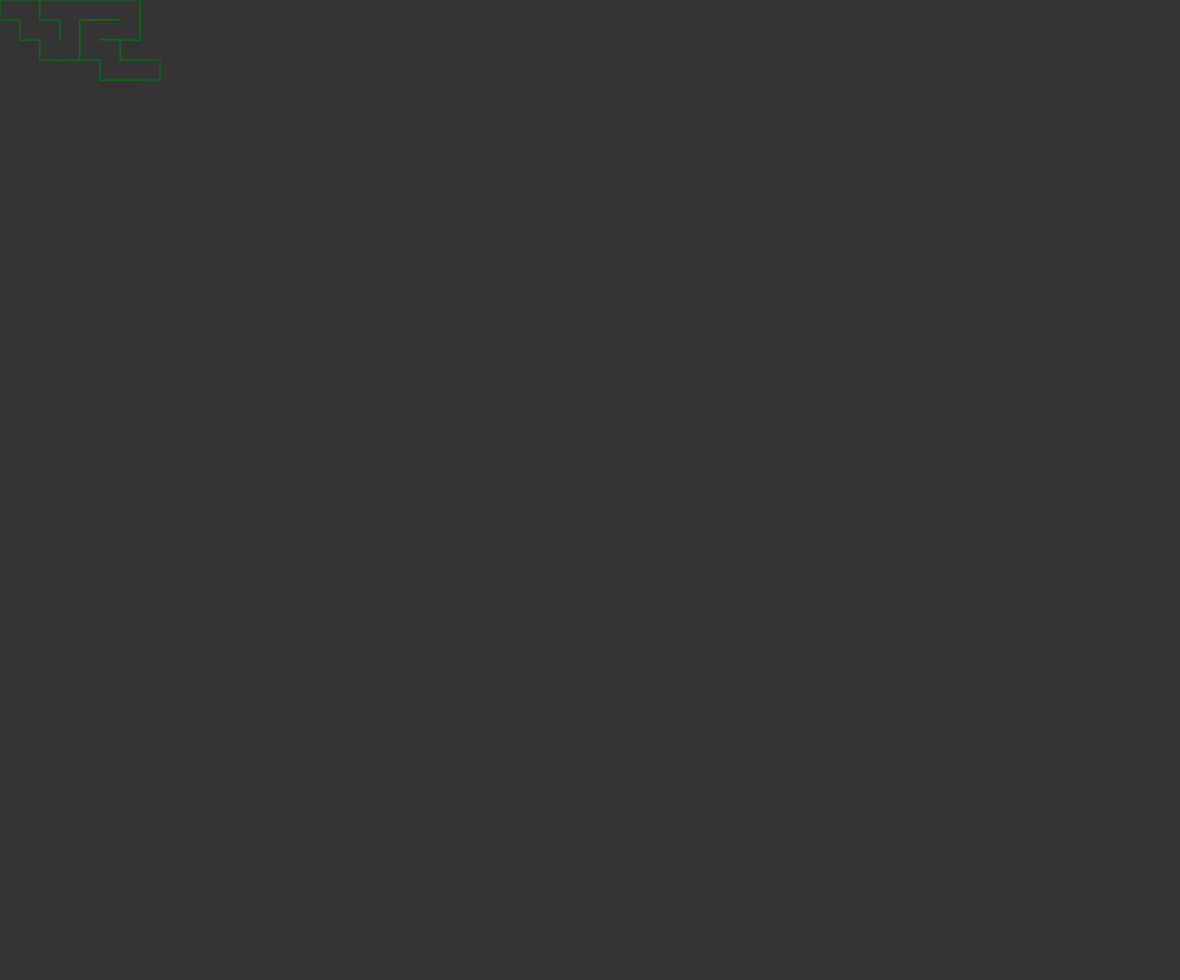
Frame 1 (no input)
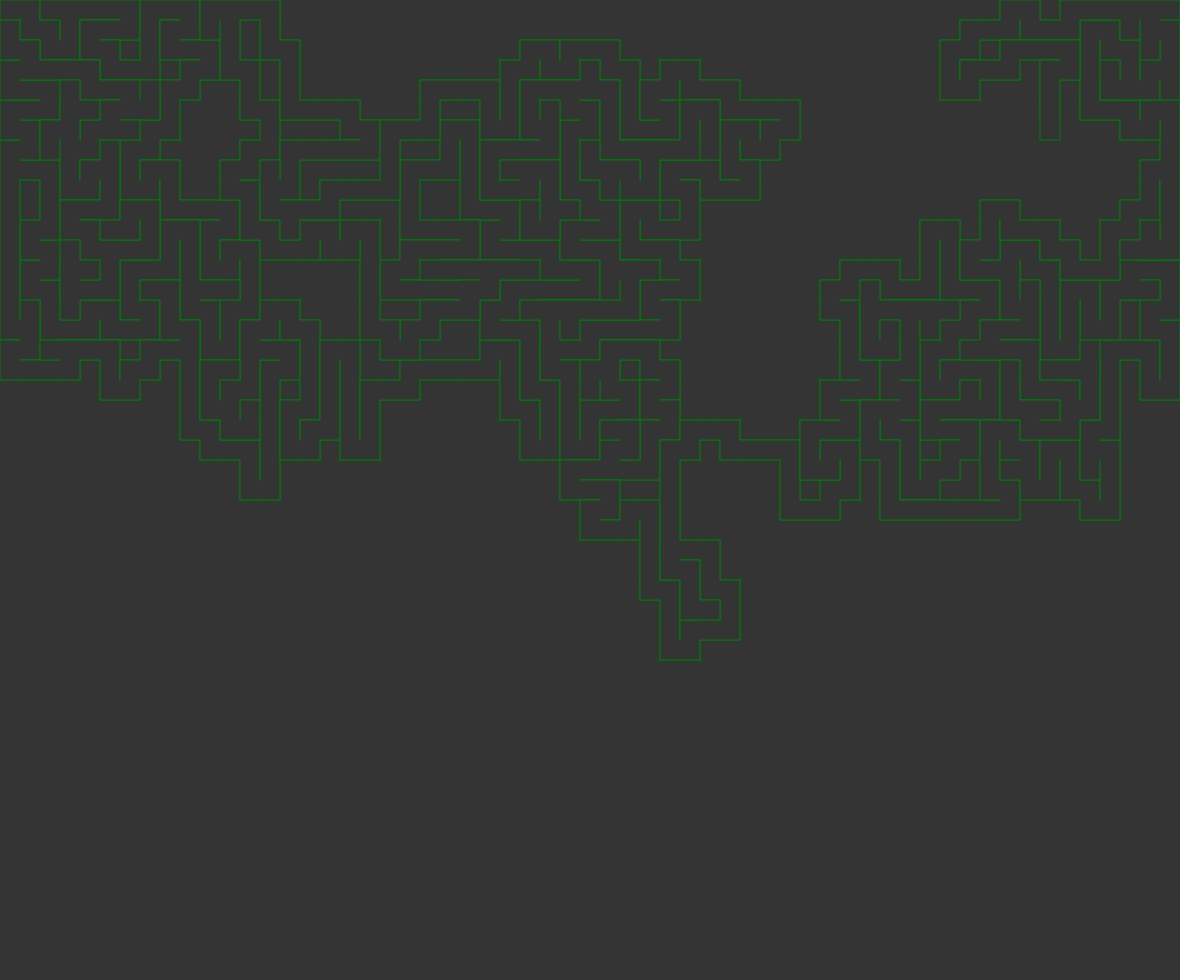
Frame 60 (no input)
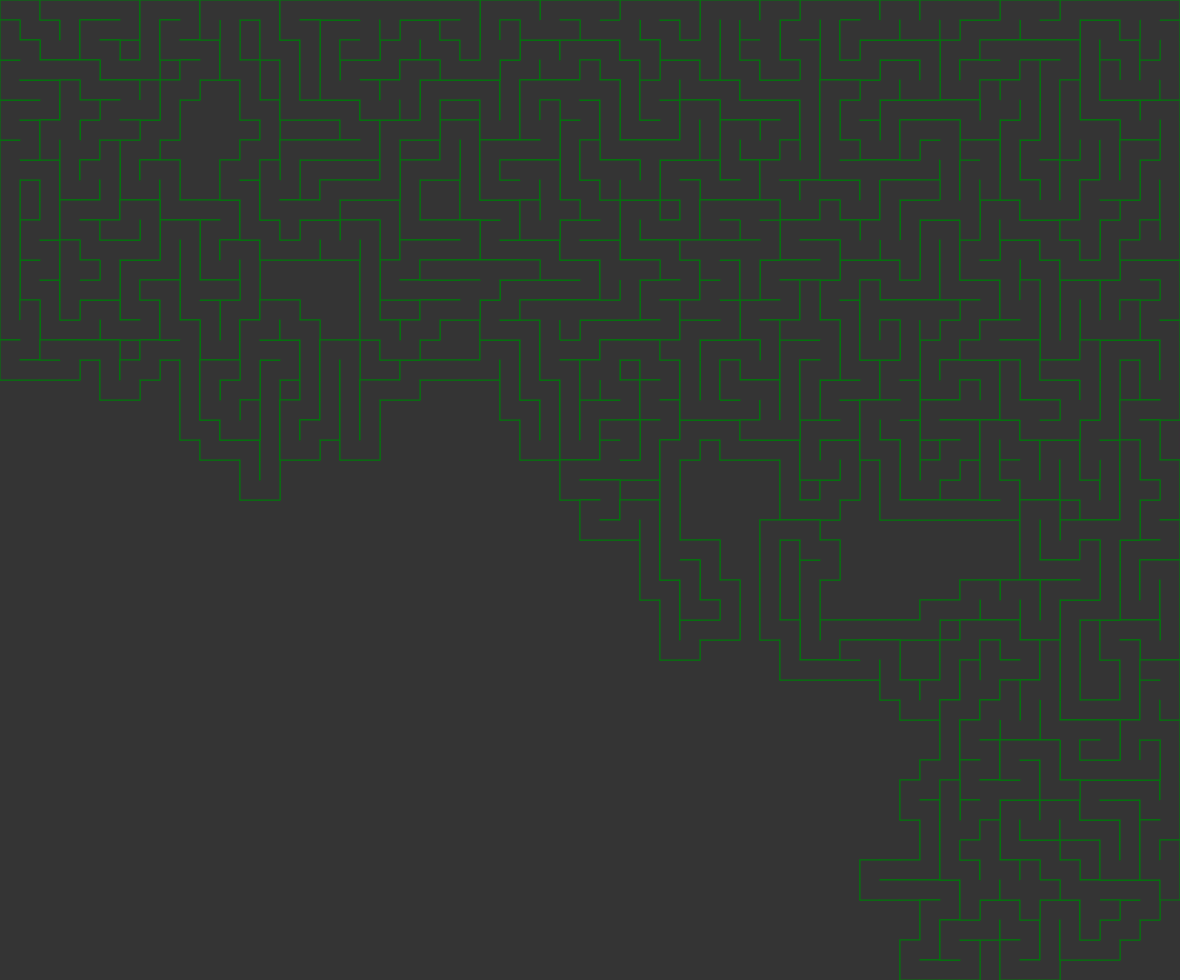
Frame 120 (the mouse pressed at the canvas centre since frame 60)

The p5.js sketch that drew these frames (run headless with seeded random() and noise() and a simulated clock; from frame 60 on, the mouse is pressed at the canvas centre):

// p5.js sketch
// ── sketch.js
let ROWS = 100;
let COLS = 100;
let SIZE = 20;
let STEP = 20;

let cells = [];
let current;
let stack = [];


function setup() {

  ROWS = floor((windowHeight - 5) / SIZE);
  COLS = floor((windowWidth - 5) / SIZE);

  Cell.setGlobals(SIZE, COLS, ROWS);
  createCanvas(SIZE * COLS, SIZE * ROWS)
  cells = Cell.getArray();

  current = cells[0];
  current.available = false;

  background(52);

  frameRate(120);
}

function draw() {

  //Provide ability to draw faster
  for (let n = 0; n < STEP; n++) {
    let neighbour = current.getNeighbour(false);
    if (neighbour) {
      current.removeWalls(neighbour);
      current.draw();
      neighbour.draw();
      stack.push(current);
      current = neighbour;
      current.available = false;
    } else if (stack.length > 0) {
      current = stack.pop();
    } else {
      noLoop();
    }
  }
}
// ── cell.js
class Cell {

    constructor(x, y) {
        this.x = x;
        this.y = y;
        this.walls = [true, true, true, true];
        this.available = true;
    }

    static getIndex(x, y) {
        return Cell.array.indexOf(Cell.array.find(o => o.x == x && o.y == y));
    }

    static setGlobals(size, cols, rows) {
        Cell.size = size;
        Cell.cols = cols;
        Cell.rows = rows;
    }

    static getArray() {
        let arr = [];
        for (let x = 0; x < Cell.cols; x++) {
            for (let y = 0; y < Cell.rows; y++) {
                arr.push(new Cell(x, y));
            }
        }
        Cell.array = arr;
        return arr;
    }

    removeWalls(target) {
        if (this.x - target.x == 1) {
            this.walls[3] = false;
            target.walls[1] = false;
        } else if (this.x - target.x == -1) {
            this.walls[1] = false;
            target.walls[3] = false;
        }

        if (this.y - target.y == 1) {
            this.walls[0] = false;
            target.walls[2] = false;
        } else if (this.y - target.y == -1) {
            this.walls[2] = false;
            target.walls[0] = false;
        }
    }

    getNeighbour(draw) {
        let n = [];

        let t = cells[Cell.getIndex(this.x, this.y - 1)];
        let b = cells[Cell.getIndex(this.x, this.y + 1)];
        let l = cells[Cell.getIndex(this.x - 1, this.y)];
        let r = cells[Cell.getIndex(this.x + 1, this.y)];

        if (t && t.available == true) {
            n.push(t);
        }
        if (b && b.available == true) {
            n.push(b);
        }
        if (l && l.available == true) {
            n.push(l);
        }
        if (r && r.available == true) {
            n.push(r);
        }

        if (draw) {
            for (let ne of n) {
                ne.highlight2(SIZE);
            }
        }

        let rnd = floor(random(0, n.length));
        return n[rnd];

    }

    draw() {
        noStroke();

        fill(52);

        let drawX = this.x * Cell.size;
        let drawY = this.y * Cell.size;
        rect(drawX, drawY, Cell.size, Cell.size);

        //Draw Lines
        stroke(0, 120, 10);

        //Top, Right, Bottom, Left
        if (this.walls[0]) {
            line(drawX, drawY, drawX + Cell.size, drawY);
        }
        if (this.walls[1]) {
            line(drawX + Cell.size, drawY, drawX + Cell.size, drawY + Cell.size);
        }
        if (this.walls[2]) {
            line(drawX, drawY + Cell.size, drawX + Cell.size, drawY + Cell.size);
        }
        if (this.walls[3]) {
            line(drawX, drawY, drawX, drawY + Cell.size);
        }
    }
}
